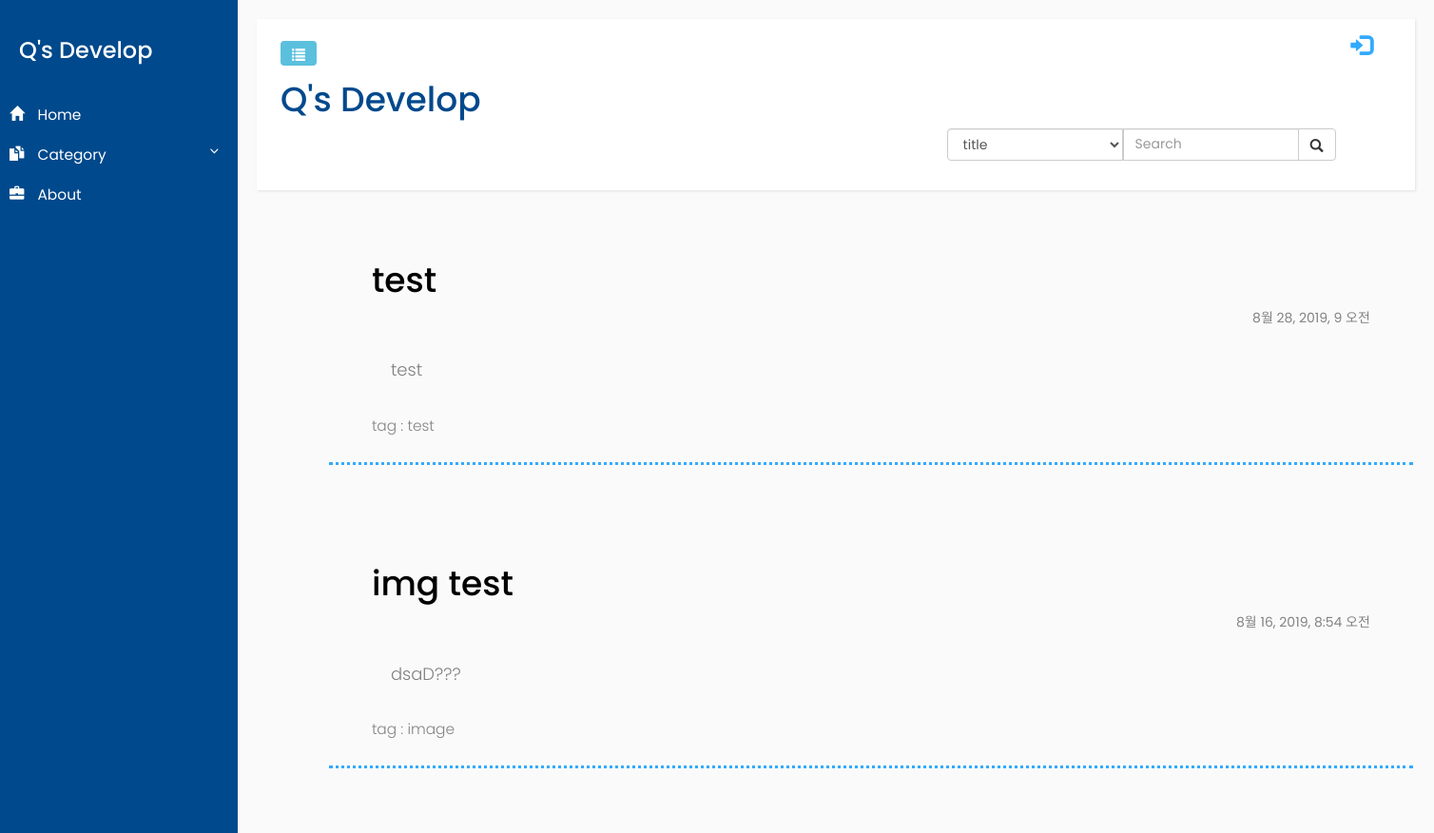
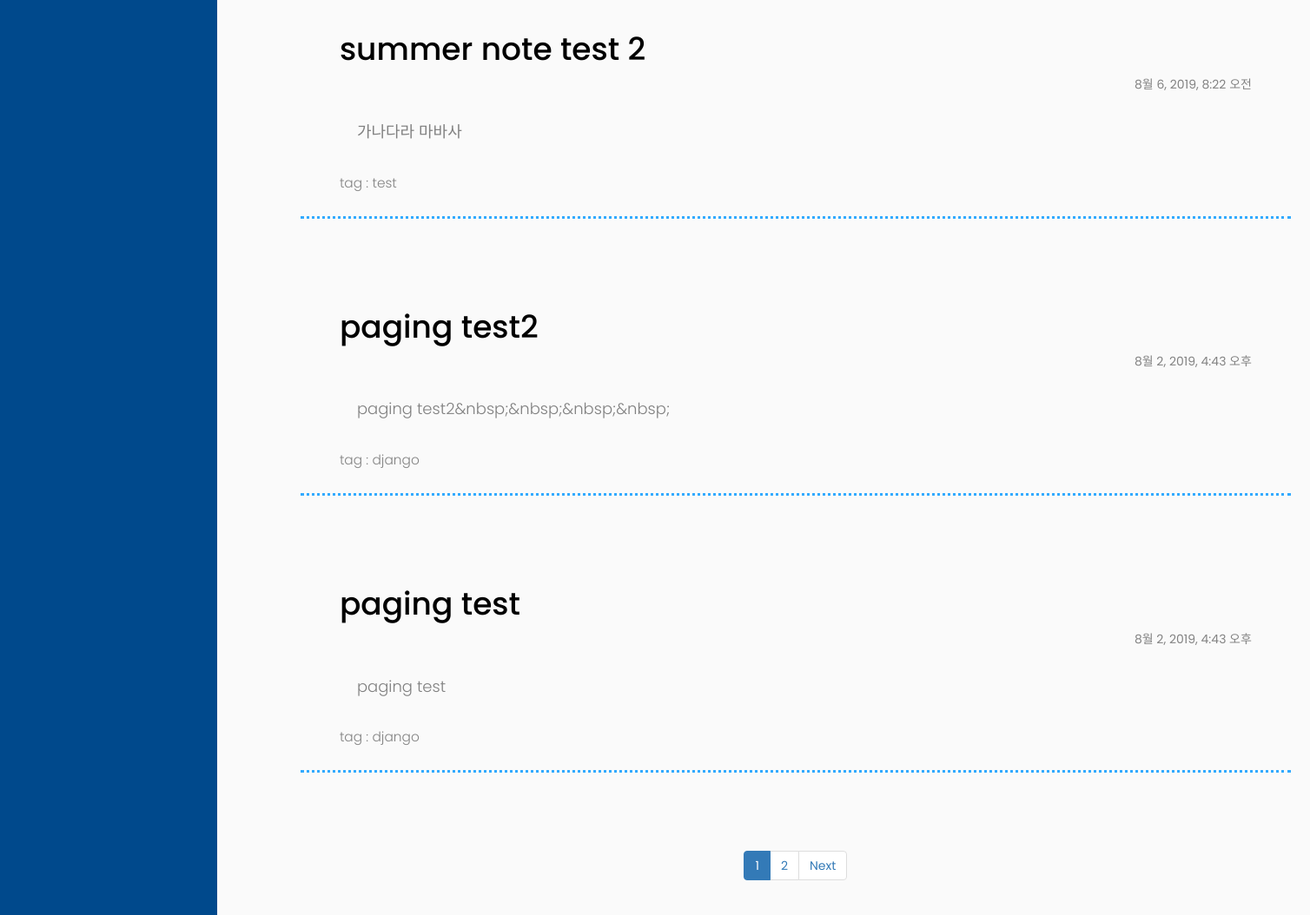
The page / on the database its author committed (2 pictures, top to bottom).
### blog/models.py (models this page shows, shortened)
class Post(models.Model):
    author = models.ForeignKey('auth.User',on_delete=models.CASCADE,)
    title = models.CharField(max_length=200)
    text = models.TextField()
    category = models.CharField(max_length=200)
    created_date = models.DateTimeField(default = timezone.now)
    published_date = models.DateTimeField(blank = True, null=True)

### blog/views.py (the view, shortened to what this page needs)
# urls.py: path('', views.post_list, name='post_list'),
def post_list(request):
    posts_for_category = Post.objects.exclude(title__exact='').values('category').order_by('-published_date')
    posts = Post.objects.exclude(title__exact='').filter( published_date__lte = timezone.now()).order_by('-published_date')
    tmp_posts_for_category = posts_for_category.values('category')
    category_lst = pd.unique(pd.DataFrame.from_records(tmp_posts_for_category)['category'])
    paginator = Paginator(posts,5)
    page = request.GET.get('page')
    posts = paginator.get_page(page)
    return render(request, 'blog/post_list.html',{
            'posts':posts,
            'posts_for_category':category_lst
        })

### blog/templates/blog/post_list.html (shortened to what this page needs)
{% extends "blog/base.html" %}
{% load static %}
{% load comm_ui %}
{% block content%}
<link rel="stylesheet" href="{% static 'blog/css/blog_list.css'%}">
    {% for post in posts %}
        <div class ="post card-body px-lg-5 pt-0">
            <a class="post_link" href="{% url 'blog:post_detail' pk=post.pk %}">
                <div><h1>{{ post.title }}</h1> <span id='date'>{{post.published_date}}</span></div>
                <p id='contents'>{{post.text|striptags}}</p>
                <p id='category' >tag : {{post.category}}</p>
            </a>
        </div>
    {% endfor%}
    <div class="lst_paging">
        <nav>
            <ul class="pagination">
                {% for i in posts.paginator.page_range %}
                    {% if posts.number ==  i %}
                        <li class="page-item active">
                            <a class="page-link" href="?page={{i}}">{{i}}</a>
                        </li>
                    {% else %}
                        <li class="page-item">
                            <a class="page-link" href="?page={{i}}">{{i}}</a>
                        </li>
                    {% endif %}
                {% endfor %}
                {% if posts.has_next %}
                <li class="page-item">
                    <a class="page-link" href="?page={{posts.next_page_number}}">Next</a>
                </li>
                {% endif %}
            </ul>
        </nav>
    </div>
{% endblock %}

### blog/static/blog/css/blog_frame.css (style rules this page uses)
body { font-family: 'Poppins', sans-serif; background: #fafafa; }
p { font-family: 'Poppins', sans-serif; font-size: 1.1em; font-weight: 300; line-height: 1.7em; color: #999; }
a, a:hover, a:focus { color: inherit; text-decoration: none; transition: all 0.3s; }
i, span { display: inline-block; }

### blog/static/blog/css/blog_list.css (style rules this page uses)
.post { position: relative; margin-bottom: 70px; padding:15px; border-color: #32AAFF; border-bottom-style: dotted; }
.post a div { display: inline-block; width: 100%; padding-bottom: 30px; }
.post #date { color: #828282; float: right; padding-right: 30px; }
.post h1 { color: #000000; padding-left: 30px; }
.post #contents { text-align: left; padding-bottom: 20px; padding-left: 50px; color: #808080; font-size: large; }
.post #category { color: #838383; padding-left: 30px; }
.lst_paging { text-align: center; }

### rows shown on the page
Post: title "test", published_date "8월 28, 2019, 9 오전", text "test", category "test"
Post: title "img test", published_date "8월 16, 2019, 8:54 오전", text "dsaD???", category "image"
Post: title "summer note test 2", published_date "8월 6, 2019, 8:22 오전", text "가나다라 마바사", category "test"
Post: title "paging test2", published_date "8월 2, 2019, 4:43 오후", text "paging test2&nbsp;&nbsp;&nbsp;&nbsp;", category "django"
Post: title "paging test", published_date "8월 2, 2019, 4:43 오후", text "paging test", category "django"

### other values the page prints
{{ i }} "1"
{{ i }} "2"
